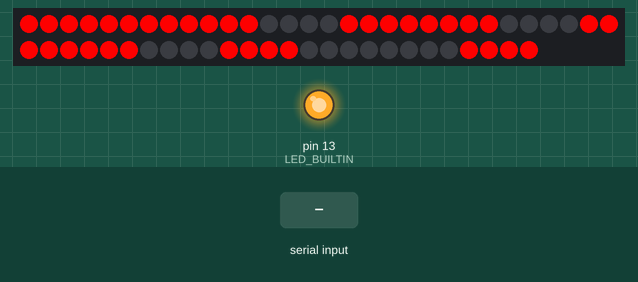
Recording of a sketch running on a simulated Arduino Uno, built with avr-gcc and run on an emulated ATmega328P. Shown: 56 RGB LEDs in strip order, left to right, continuing on the next row, output pins drawn as LEDs (lit = HIGH). The inputs (shaded band) are chosen by the test bench. Colours are those a GRB WS2812 strip shows for the declared byte order.

Above: at 1.2 s.
1.3 s: "Z90\n" received over Serial
At 1.8 s:
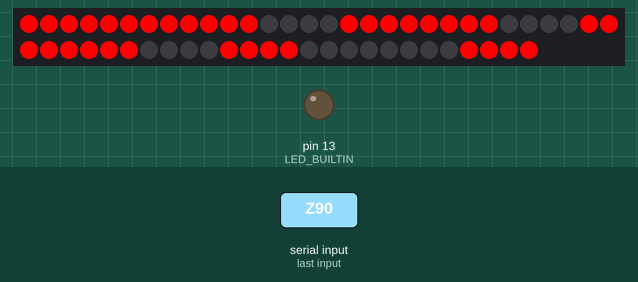
At 2.6 s:
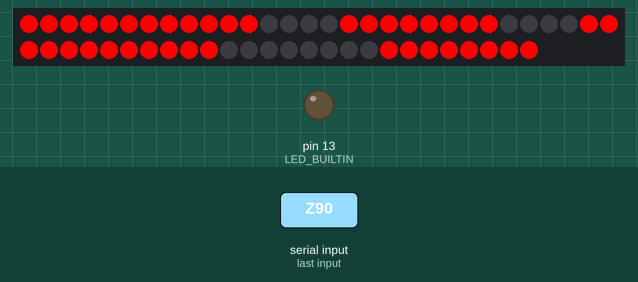
Timing chart, 0 to 4.3 s (numbered marks = the images above; inputs shaded):
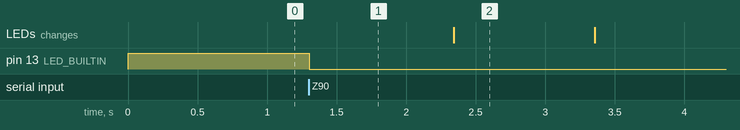

The sketch:

Display_Arduino_LEDStrip.ino
```cpp
/*
*/
#include <Arduino.h>

#if defined(ESP8266)
#include <pgmspace.h>
#else
#include <avr/pgmspace.h>
#endif

#include <SoftwareSerial.h>

SoftwareSerial ESPSerial(2,3);

//#define DebugSerial Serial
#define LED_ON  digitalWrite(LED_BUILTIN, HIGH)
#define LED_OFF digitalWrite(LED_BUILTIN, LOW)

int Count_Val;
int Count_Init;
uint32_t prev_time;

bool Reset = false;
bool Stop = true;
bool bEcho = false;

void setup(void) {
	Serial.begin(19200);
  ESPSerial.begin(19200);
  pinMode(2,INPUT_PULLUP);

  pinMode(LED_BUILTIN, OUTPUT);
  LED_ON;

  Stop = true;
  Count_Val = 240;
  Count_Init = 240;
  UpdateDisplay();

  LEDStrip_setup();

  prev_time = millis();
}

void loop(void) {
  UpdateDisplay();

	my_delay_ms(100);
}

/*///////////////////////////////////////////////////////////////////////////*/

void UpdateDisplay(void)
{
  #ifdef DebugSerial
  //DebugSerial.print("Count = ");
  //DebugSerial.println(Count_Val);
  #endif
  setSegments((Count_Val+9)/10);
}

/*///////////////////////////////////////////////////////////////////////////*/

void UpdateTime(void)
{
  if (!Stop)
  {
    uint32_t current = millis();
    int32_t interval = current - prev_time;
    if (interval>=100L)
    {
      prev_time = current + 100L - interval;
      if (Count_Val>1)
      {
        Count_Val--;
      }
      else
      {
        Count_Val = Count_Init;
        StopCount(true);
      }
    }
  }
}

void serialServer_loop(void)
{
  while (Serial.available()>0) {
    unsigned char b = Serial.read();
    if (bEcho) Serial.write(b);  //echo
    ProcessCommand(b);
  }
  while (ESPSerial.available()>0) {
    unsigned char b = ESPSerial.read();
    ProcessCommand(b);
  }
}

String Count_str;

void ProcessCommand(char cmd)
{
  if (Reset)
  {
    if ((cmd>='0')&&(cmd<='9'))
    {
      Count_str += cmd;
      if (Count_str.length()<2) return;

      Count_Init = Count_str.toInt()*10;
      Count_Val = Count_Init;
    }
    else
    if (Count_str.length()>0)
    {
      Count_Init = Count_str.toInt()*10;
      Count_Val = Count_Init;
    }
    else
    {
      Count_Val = Count_Init;
    }
    Reset = false;
    StopCount(true);
  }

  switch (cmd) {
    case 'Z':                     //start send Z
    case 'z':
      Reset = false;
      StopCount(false);
      break;
    case 'X':                     //stop send X
    case 'x':                     //stop send X
      Reset = false;
      StopCount(true);
      break;
    case 'Q':               //to reset, sample send Q14
    case 'q':               //to reset, sample send Q14
      Stop = true;
      Reset = true;
      Count_str = "";
      StopCount(true);
      break;
    case 'A':
    case 'a':
      Stop = true;
      Reset = false;
      Count_Val = Count_Init;
      StopCount(true);
      break;
    case 'E':
    case 'e':
      bEcho = true;
      break;
    case 'F':
    case 'f':
      bEcho = false;
      break;
  }
}

void my_delay_ms(int msec)
{
	uint32_t delay_val = msec;
	uint32_t endWait = millis();
	uint32_t beginWait = endWait;
	while (endWait - beginWait < delay_val)
	{
    UpdateTime();
    LEDStrip_loop();
    serialServer_loop();
		endWait = millis();
	}
}

void StopCount(bool bStop)
{
  if (!bStop)
  {
    Stop = false;
    if (Count_Val<=0) Count_Val = Count_Init;
    prev_time = millis();
    LED_OFF;
  }
  else
  {
    Stop = true;
    LED_ON;
  }
}
```

LEDStrip.ino
```cpp
#include "FastLED.h"

#define DATA_PIN    11
#define LED_TYPE    SK6812
#define COLOR_ORDER RGB
#define NUM_LEDS    56
#define BRIGHTNESS  250
#define FRAMES_PER_SECOND 5

const uint8_t pps = 4;      // number of Pixels Per Segment
CHSV segON10(96, 255, 255); // color of 10s digit segments NOT TURNED RED
CHSV segON(96, 255, 255);   // color of 1s digit segments

CRGBArray<NUM_LEDS> leds;     /* CRGB leds[NUM_LEDS];  <--not using this.  Using CRGBArray instead. */

// Name segments (based on layout in link above) and define pixel ranges.
CRGBSet segA(  leds(pps * 0,  pps - 1+(pps * 0)  ));
CRGBSet segB(  leds(pps * 1,  pps - 1+(pps * 1)  ));
CRGBSet segC(  leds(pps * 2,  pps - 1+(pps * 2)  ));
CRGBSet segD(  leds(pps * 3,  pps - 1+(pps * 3)  ));
CRGBSet segE(  leds(pps * 4,  pps - 1+(pps * 4)  ));
CRGBSet segF(  leds(pps * 5,  pps - 1+(pps * 5)  ));
CRGBSet segG(  leds(pps * 6,  pps - 1+(pps * 6)  ));
//-----------------------------------------------------------------------------------------------------------

void LEDStrip_setup()
{
  pinMode(DATA_PIN, OUTPUT);
  FastLED.addLeds<LED_TYPE, DATA_PIN, COLOR_ORDER>(leds, NUM_LEDS).setCorrection(TypicalLEDStrip);
  FastLED.setBrightness(BRIGHTNESS);
  FastLED.clear();
}

void LEDStrip_loop()
{
  FastLED.delay(1);
}

void setSegments(uint8_t count) {
  // Based on the current count set number segments on or off
  uint8_t c1 = 0;                  // Variable to store 1s digit
  uint8_t c10 = 0;                 // Variable to store 10s digit
  uint8_t c;
  CHSV segCOLOR(0, 0, 0);

  if (count > 9) {                 // Split out 1s and 10s digits if count is greater then 9
    c1 = count % 10;
    c10 = count / 10;
  } else {
    c1 = count;
    c10 = 0;
  }

  // Operate on 1s digit segments first, shift them over, and then do the 10s digit segments
  for (uint8_t i = 0; i < 2; i++) {
    if (i == 0) {
      c = c1;
      segCOLOR = segON;
    } else {
      c = c10;
      segCOLOR = segON10;
    }

    segA = segB = segC = segD = segE = segF = segG = CRGB::Black;  // Initially set segments off

    if (c == 0) {
      segB = segC = segD = segE = segF = segG = segCOLOR;
    }
    if (c == 1) {
      segB = segG = segCOLOR;
    }
    if (c == 2) {
      segA = segB = segC = segE = segF = segCOLOR;
    }
    if (c == 3) {
      segA = segB = segC = segF = segG = segCOLOR;
    }
    if (c == 4) {
      segA = segB = segD = segG = segCOLOR;
    }
    if (c == 5) {
      segA = segC = segD = segF = segG = segCOLOR;
    }
    if (c == 6) {
      segA = segC = segD = segE = segF = segG = segCOLOR;
    }
    if (c == 7) {
      segB = segC = segG = segCOLOR;
    }
    if (c == 8) {
      segA = segB = segC = segD = segE = segF = segG = segCOLOR;
    }
    if (c == 9) {
      segA = segB = segC = segD = segF = segG = segCOLOR;
    }

    if (i == 0) {  // Shift segments over to 1s digit display area
      for (uint8_t p = 0; p < (7 * pps); p++) {
        leds[p + (7 * pps)] = leds[p];
      }
    }
  }
}//end setSegments
```

Measured:
- after the input at 1.3 s, pin 13 (LED_BUILTIN): HIGH → LOW at once
